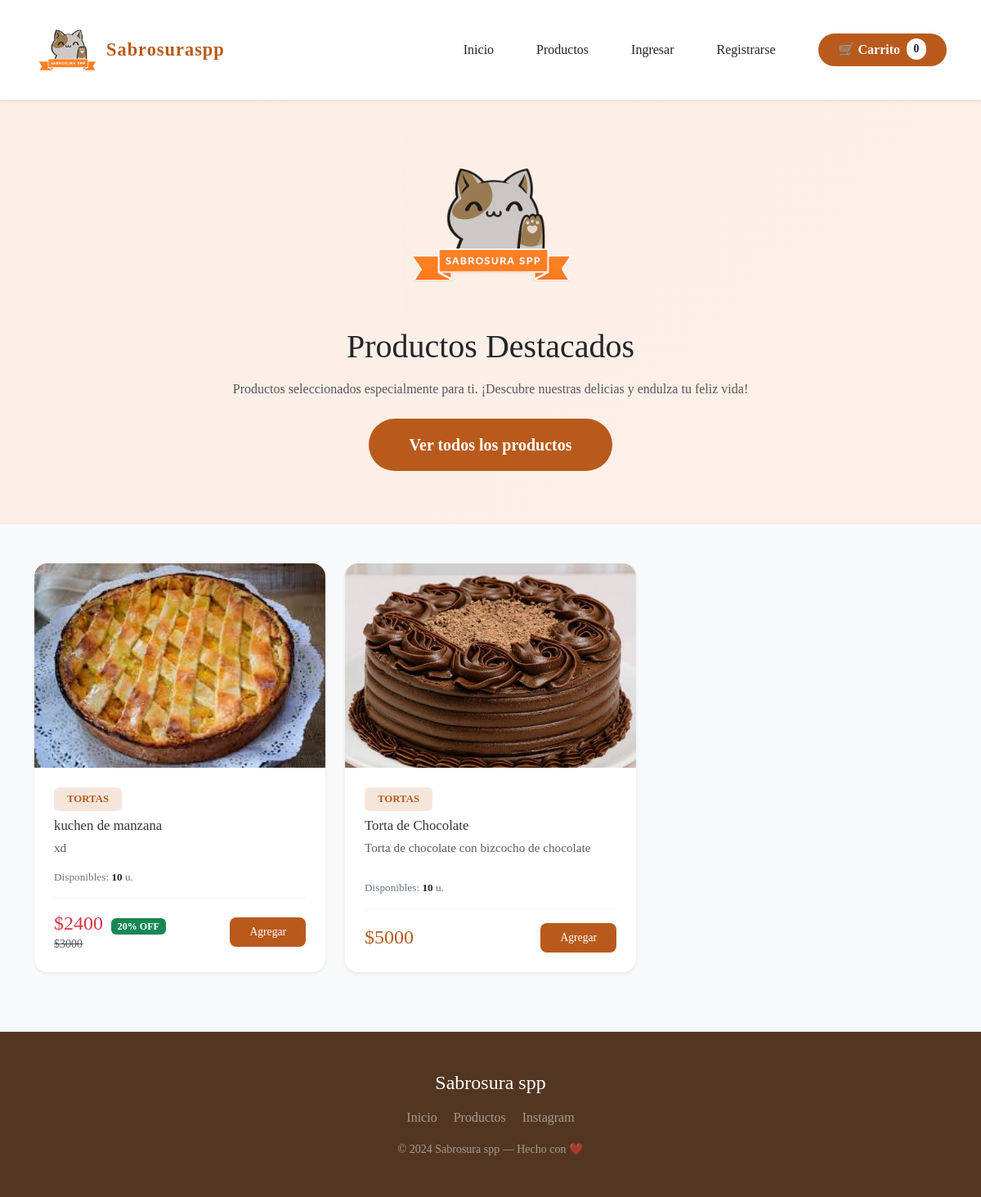
The page / on the database its author committed.
### Reposteria_app/models.py (models this page shows, shortened)
class Producto(models.Model):
    nombre = models.CharField(max_length=150, verbose_name="Nombre del Producto")
    descripcion = models.TextField(verbose_name="Descripción")
    precio = models.IntegerField(verbose_name="Precio")
    imagen = models.ImageField(upload_to='productos/', blank=True, null=True, verbose_name="Imagen del Producto")
    categoria = models.ForeignKey(Categoria, on_delete=models.CASCADE, related_name="productos", verbose_name="Categoría")
    disponible = models.BooleanField(default=True, verbose_name="Disponible")
    stock = models.IntegerField(default=0, verbose_name="Stock Disponible")
    destacado = models.BooleanField(default=False, verbose_name="Destacado en Inicio")
    descuento = models.IntegerField(default=0, verbose_name="Descuento (%)")
    class Meta:
        verbose_name = "Producto"
        verbose_name_plural = "Productos"

class Categoria(models.Model):
    nombre = models.CharField(max_length=100, unique=True, verbose_name="Nombre de la Categoría")
    class Meta:
        verbose_name = "Categoría"
        verbose_name_plural = "Categorías"

### Reposteria_app/views.py (the view)
# urls.py: path('', views.inicio, name='inicio'),
def inicio(request):
    productos_destacados = Producto.objects.filter(destacado=True, disponible=True)[:4]
    for prod in productos_destacados:
        if prod.descuento and prod.descuento > 0:
            prod.precio_rebajado = int(prod.precio * (100 - prod.descuento) / 100)
        else:
            prod.precio_rebajado = prod.precio
    return render(request, 'Reposteria_app/index.html', {'productos_destacados': productos_destacados})

### Reposteria_app/templates/Reposteria_app/index.html (shortened to what this page needs)
{% extends 'layouts/base.html' %}
{% load static %}
{% block content %}
<div class="page-header py-5 mb-5 text-center">
  <div class="container py-3">
    <img src="{% static 'Reposteria_app/img/logo.png' %}" alt="Logo Sabrosuraspp" width="220" height="220" class="img-fluid mb-3" style="object-fit: contain;">
    <h1 class="display-4 font-weight-bold text-dark mb-3" style="font-family: 'Georgia', serif;">
      Productos Destacados
    </h1>
    <p class="lead text-muted font-italic">
      Productos seleccionados especialmente para ti. ¡Descubre nuestras delicias y endulza tu feliz vida!
    </p>
    <div class="d-flex justify-content-center mt-4 cta-hero">
      <a href="{% url 'productos' %}" class="btn btn-lg text-white px-5 py-3" style="background-color: #b85a1c; border-radius: 50px; font-weight: bold;">
        Ver todos los productos
      </a>
    </div>
  </div>
</div>
<section class="container pb-5">
  <div class="row row-cols-1 row-cols-md-2 row-cols-lg-3 g-4" id="grid">
    {% for prod in productos_destacados %}
    <div class="col mb-4" data-cat="{{ prod.categoria.nombre|lower }}">
      <div class="card h-100 border-0 shadow-sm" style="border-radius: 16px; overflow: hidden;">
        <div class="card-img-top bg-light d-flex align-items-center justify-content-center" style="height: 250px;">
          {% if prod.imagen %}
            <img src="{{ prod.imagen.url }}" alt="{{ prod.nombre }}" class="w-100 h-100" style="object-fit: cover;">
          {% else %}
            <span class="display-3">🍰</span>
          {% endif %}
        </div>
        <div class="card-body d-flex flex-column p-4">
          <div class="mb-2">
            <span class="badge badge-pill p-2 px-3 text-uppercase" style="background-color: #f5e6dc; color: #b85a1c; font-size: 0.8rem;">
              {{ prod.categoria.nombre }}
            </span>
          </div>
          <h3 class="card-title h5 font-weight-bold" style="font-family: 'Georgia', serif; color: #333;">
            {{ prod.nombre }}
          </h3>
          <p class="card-text text-muted flex-grow-1" style="font-size: 0.95rem; line-height: 1.5;">
            {{ prod.descripcion }}
          </p>
          <p class="text-secondary small mb-3">
            Disponibles: <strong class="text-dark">{{ prod.stock }}</strong> u.
          </p>
          <div class="d-flex justify-content-between align-items-center pt-3 border-top" style="border-color: #f9f4f0 !important;">
            <div class="d-flex flex-column">
              {% if prod.descuento > 0 %}
                <div>
                  <span class="h4 font-weight-bold mb-0 text-danger">
                    ${{ prod.precio_rebajado }}
                  </span>
                  <span class="badge bg-success small ms-1" style="font-size: 0.75rem;">{{ prod.descuento }}% OFF</span>
                </div>
                <span class="text-muted text-decoration-line-through small">
                  ${{ prod.precio }}
                </span>
              {% else %}
                <span class="h4 font-weight-bold mb-0" style="color: #b85a1c;">
                  ${{ prod.precio }}
                </span>
              {% endif %}
            </div>
            <button class="btn btn-agregar text-white font-weight-bold px-4"
                data-nombre="{{ prod.nombre|escapejs }}"
                data-precio="{% if prod.descuento > 0 %}{{ prod.precio_rebajado }}{% else %}{{ prod.precio }}{% endif %}"
                data-imagen="{% if prod.imagen %}{{ prod.imagen.url }}{% endif %}"
                onclick="agregar(this.dataset.nombre, Number(this.dataset.precio), this, this.dataset.imagen)"
                style="background-color: #b85a1c; border-radius: 8px; border: none;">
                Agregar
            </button>
          </div>
        </div>
      </div>
    </div>
    {% empty %}
    <div class="col-12 text-center py-5">
      <p class="lead text-muted">Pronto tendremos sorpresas destacadas en nuestra portada. ¡Atento! 🎂</p>
    </div>
    {% endfor %}
  </div>
</section>
{% endblock %}

### Reposteria_app/static/Reposteria_app/styles.css (style rules this page uses)
:root { --color-primary: #b85a1c; --color-primary-light: #fbeee6; --color-primary-dark: #9c4a14; --color-text: #3a2a1a; --color-muted: #7a5a3a; --color-bg: #fff8f2; --color-white: #fff; --shadow-sm: 0 2px 8px rgba(0, 0, 0, 0.07); --shadow-md: 0 4px 16px rgba(0, 0, 0, 0.08); --radius-pill: 999px; --radius-md: 12px; --transition: 0.2s ease; }
* { box-sizing: border-box; margin: 0; padding: 0; }
body { min-height: 100vh; display: flex; flex-direction: column; overflow-x: hidden; font-family: Georgia, serif; color: var(--color-text); background: var(--color-bg); }
.btn-navbar-carrito, .btn-pedir, .btn-agregar, .carrito-btn, .btn-comprar, .btn-confirmar, .btn-confirmar-pedido, .btn-volver, .btn-ir-productos { background: var(--color-primary); color: #fff; border: none; border-radius: var(--radius-pill); cursor: pointer; transition: background var(--transition), transform var(--transition); }
.btn-navbar-carrito, .btn-pedir, .btn-agregar { padding: 8px 18px; }
.btn-agregar { font-size: 0.85rem; }
.page-header { padding: 80px 30px 70px; text-align: center; background: linear-gradient(135deg, #fbeee6, #fdf0e8); border-bottom: 1px solid #f2e6df; }
.page-header h1 { font-size: 2.5rem; color: var(--color-primary); margin-bottom: 8px; }
.page-header p { color: var(--color-muted); font-size: 1rem; }
.card { background: var(--color-white); border-radius: var(--radius-md); overflow: hidden; box-shadow: var(--shadow-md); transition: transform 0.3s ease, box-shadow 0.3s ease; }
.card-body { padding: 18px; }
.card-body h3 { font-size: 1.05rem; margin-bottom: 6px; }
.card-body p { font-size: 0.83rem; color: var(--color-muted); line-height: 1.45; margin-bottom: 14px; }

### rows shown on the page
Producto: imagen (picture), categoria.nombre "TORTAS", nombre "kuchen de manzana", descripcion "xd", stock "10", precio_rebajado "2400", descuento "20", precio "3000"
Producto: imagen (picture), categoria.nombre "TORTAS", nombre "Torta de Chocolate", descripcion "Torta de chocolate con bizcocho de chocolate", stock "10", precio "5000"
